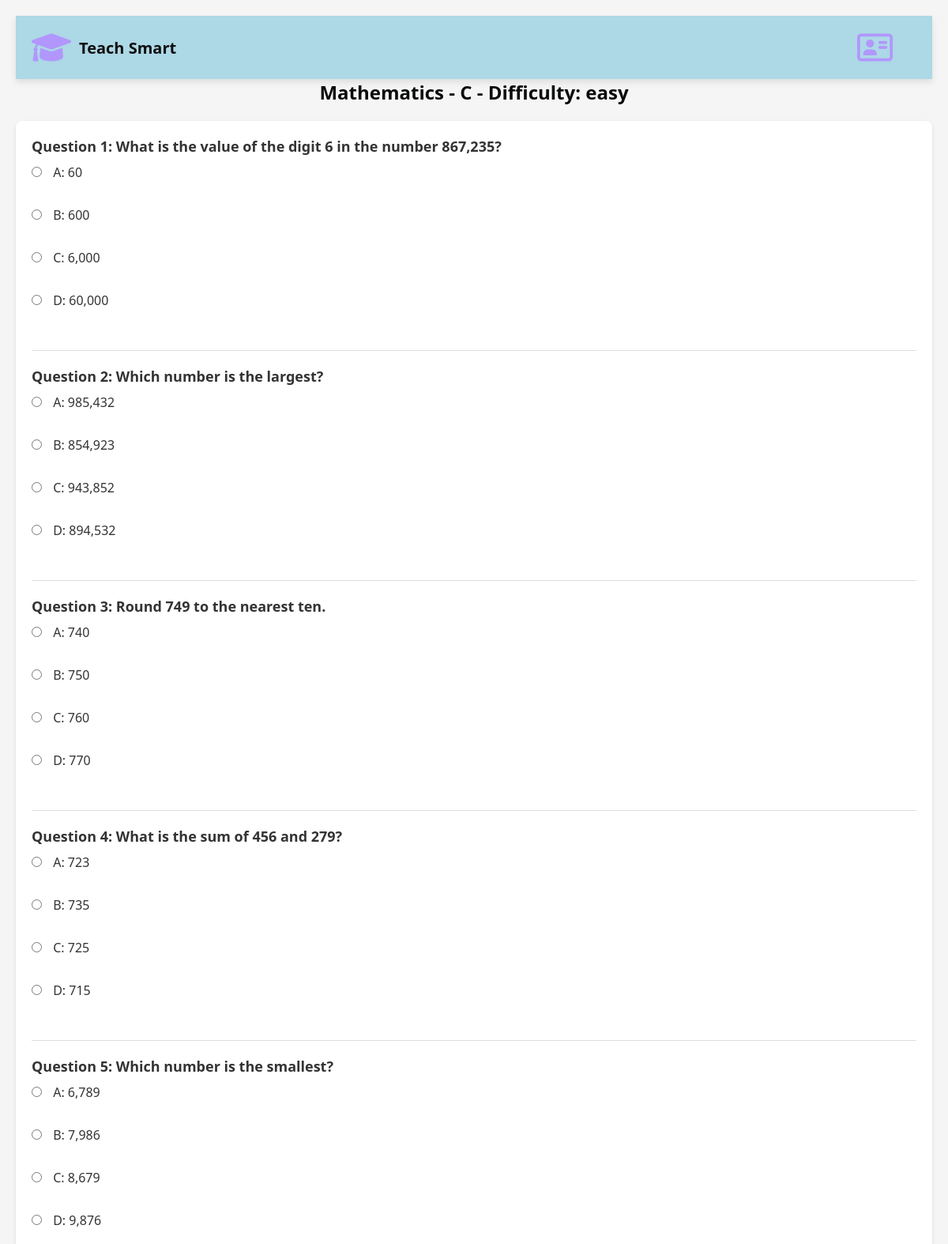
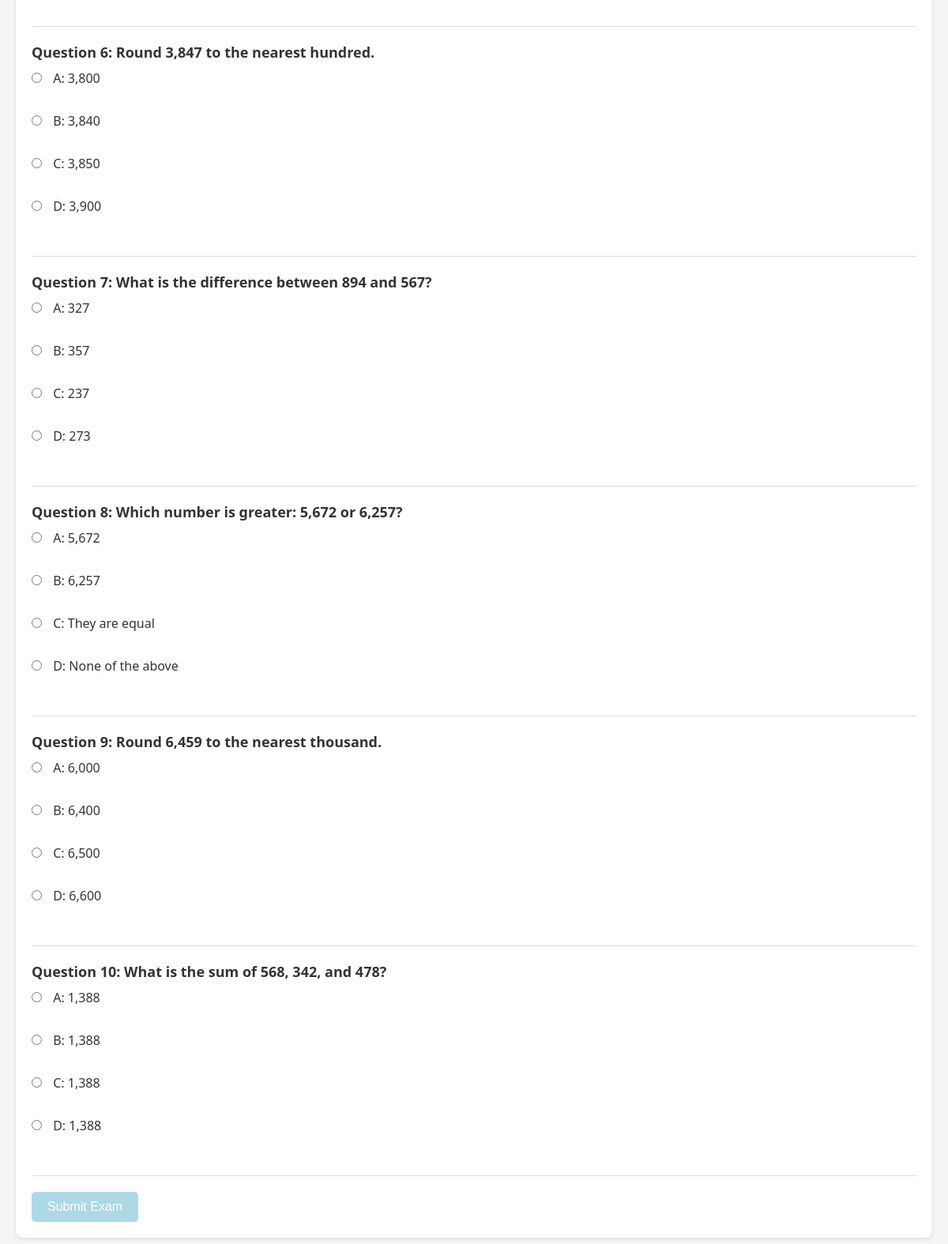
The page /take_exam/22/ (signed in) on the database its author committed (2 pictures, top to bottom).
### tsweb/models.py (models this page shows, shortened)
class Exam(models.Model):
    DIFFICULTY_CHOICES = [
        ('easy', 'Easy'),
        ('medium', 'Medium'),
        ('hard', 'Hard'),
    ]
    GRADE_CHOICES = [
        ('A', 'First grade'),
        ('B', 'Second grade'),
        ('C', 'Third grade'),
        ('D', 'Fourth grade'),
        ('E', 'Fifth grade'),
        ('F', 'Sixth grade'),
    ]
    subject = models.ForeignKey(Subject, on_delete=models.CASCADE)
    difficulty = models.CharField(max_length=10, choices=DIFFICULTY_CHOICES)
    material = models.TextField(null=True, blank=True, help_text="Provide the material for the exam")
    num_questions = models.IntegerField(null=True, blank=True, help_text="Number of questions for the exam")
    max_grade = models.IntegerField(null=True, blank=True, help_text="Maximum grade for the exam")
    grade = models.CharField(max_length=1, choices=GRADE_CHOICES, help_text="Grade level for the exam")
    is_approved = models.BooleanField(default=True)  # New field to track approval
    teacher_id =models.CharField(max_length=9)  # Ensure this matches your test

class Subject(models.Model):
        SUBJECT_CHOICES = [
                ('Technology', 'Technology'),
                ('Mathematics', 'Mathematics'),
                ('History', 'History'),
                ( 'English', 'English'),
                ('Geography', 'Geography'),
                ('Literature', 'Literature'),
                ('Science', 'Science'),
            ]
        name = models.CharField(max_length=20, choices=SUBJECT_CHOICES)

class Question(models.Model):
    exam = models.ForeignKey(Exam, on_delete=models.CASCADE)
    text = models.TextField()
    choices = models.JSONField()  # Store choices as a JSON object
    correct_answer = models.CharField(max_length=1)  # Store correct answer as a single character
    is_approved = models.BooleanField(default=False)

### tsweb/views.py (the view, shortened to what this page needs)
# urls.py: path('take_exam/<int:exam_id>/', views.take_exam, name='take_exam'),
def take_exam(request, exam_id):
    student_id = request.session.get('student_id')
    if not student_id:
        messages.error(request, 'You must be logged in as a student to take an exam.')
        return redirect('login_student')
    try:
        student = get_object_or_404(Student, id_number=student_id)
    except Student.DoesNotExist:
        messages.error(request, 'No matching student found. Please log in again.')
        return redirect('login_student')
    exam = get_object_or_404(Exam, pk=exam_id)
    questions = Question.objects.filter(exam=exam).order_by('id')
    return render(request, 'take_exam.html', {'exam': exam, 'questions': questions})

### tsweb/Templates/take_exam.html (shortened to what this page needs)
<!DOCTYPE html>
<html lang="en" dir="ltr">
<head>
    {% load static %}
    <link rel="stylesheet" href="{% static 'css/base.css' %}">
    <link rel="stylesheet" href="https://cdnjs.cloudflare.com/ajax/libs/font-awesome/6.0.0-beta3/css/all.min.css">
</head>
<body>
    <header>
        <div class="logo">
            <a href="{% url 'home' %}" class="logo">
                <i class="fa-solid fa-graduation-cap fa-fade" style="color: #B197FC;"></i>
                <span>Teach Smart</span>
            </a>
        </div>
    <div class="back-to-profile">
        <a href="{% url 'profile_student' %}" class="btn back-btn">
            <i class="fa-regular fa-address-card" style="color: #B197FC;"></i>
        </a>
    </div>
        </header>
    <h1>{{ exam.subject.name }} - {{ exam.grade }} - Difficulty: {{ exam.difficulty }}</h1>
    <form method="post">
        {% for question in questions %}
            <h3>{{ question.text }}</h3>
            {% for key, choice in question.choices.items %}
                <label>
                    <input type="radio" name="question_{{ question.id }}" value="{{ key }}">
                    {{ key }}: {{ choice }}
                </label><br>
            {% endfor %}
            <hr>
        {% endfor %}
        <button type="submit">Submit Exam</button>
    </form>
</body>
</html>

### static/css/base.css (style rules this page uses)
body { font-family: "Times New Roman", Times, serif; margin: 0; padding: 0; box-sizing: border-box; background-color: #E6F7FF; color: #333; }
header { display: flex; justify-content: space-between; align-items: center; padding: 20px; background-color: #ADD8E6; color: #0f0f0f; box-shadow: 0 4px 8px rgba(0, 0, 0, 0.1); }
.logo { display: flex; align-items: center; text-decoration: none; color: inherit; }
.logo i { margin-right: 10px; font-size: 40px; }
.logo span { font-size: 20px; font-weight: bold; }

### tsweb/Templates/take_exam.html (style rules this page uses)
* { margin: 0; padding: 0; box-sizing: border-box; }
body { font-family: 'Segoe UI', Tahoma, Geneva, Verdana, sans-serif; background-color: #f5f5f5; margin: 0; padding: 20px; }
.back-to-profile { margin-right: 20px; }
.back-btn i { margin-right: 10px; font-size: 40px; }
h1 { font-size: 24px; margin-bottom: 20px; color: #090a0b; text-align: center; }
form { max-width: 10000px; margin: 0 auto; background: #ffffff; padding: 20px; border-radius: 8px; box-shadow: 0 2px 5px rgba(0,0,0,0.1); }
h3 { font-size: 18px; margin-bottom: 10px; color: #333; }
label { display: block; margin-bottom: 10px; font-size: 16px; }
input[type="radio"] { margin-right: 10px; }
button { background-color: #ADD8E6; color: white; border: none; padding: 10px 20px; font-size: 16px; cursor: pointer; border-radius: 5px; transition: background-color 0.3s ease; }
hr { border: 0; height: 1px; background: #ddd; margin: 20px 0; }

### rows shown on the page
Exam: subject.name "Mathematics", grade "C", difficulty "easy"
Question: text "Question 1: What is the value of the digit 6 in the number 867,235?", choices "A" "B" "C" "D", choices "60" "600" "6,000" "60,000"
Question: text "Question 2: Which number is the largest?", choices "A" "B" "C" "D", choices "985,432" "854,923" "943,852" "894,532"
Question: text "Question 3: Round 749 to the nearest ten.", choices "A" "B" "C" "D", choices "740" "750" "760" "770"
Question: text "Question 4: What is the sum of 456 and 279?", choices "A" "B" "C" "D", choices "723" "735" "725" "715"
Question: text "Question 5: Which number is the smallest?", choices "A" "B" "C" "D", choices "6,789" "7,986" "8,679" "9,876"
Question: text "Question 6: Round 3,847 to the nearest hundred.", choices "A" "B" "C" "D", choices "3,800" "3,840" "3,850" "3,900"
Question: text "Question 7: What is the difference between 894 and 567?", choices "A" "B" "C" "D", choices "327" "357" "237" "273"
Question: text "Question 8: Which number is greater: 5,672 or 6,257?", choices "A" "B" "C" "D", choices "5,672" "6,257" "They are equal" "None of the above"
Question: text "Question 9: Round 6,459 to the nearest thousand.", choices "A" "B" "C" "D", choices "6,000" "6,400" "6,500" "6,600"
Question: text "Question 10: What is the sum of 568, 342, and 478?", choices "A" "B" "C" "D", choices "1,388" "1,388" "1,388" "1,388"
